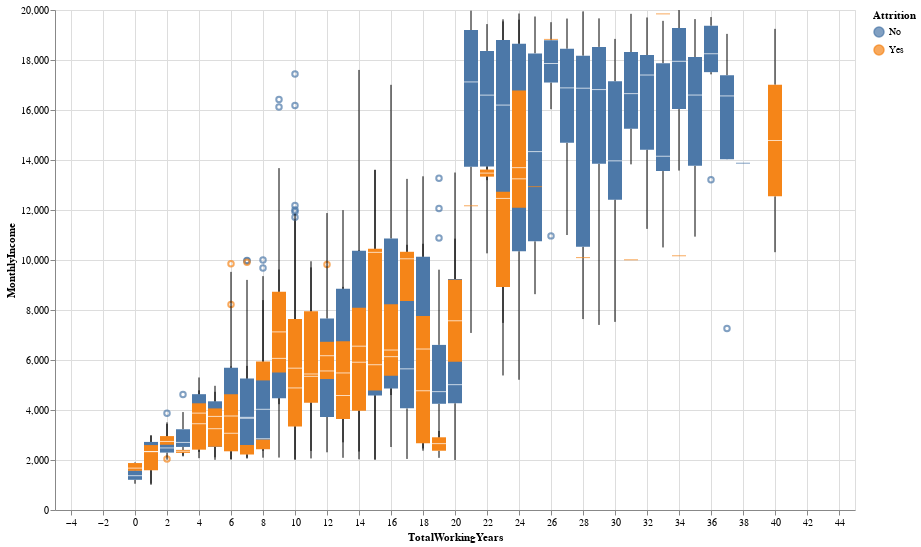

Notebook cell for this chart:
### Code cell
import altair as alt
from vega_datasets import data
alt.Chart(project).mark_boxplot().encode(x = 'TotalWorkingYears',y = 'MonthlyIncome',color = 'Attrition'
                                        ).properties(width = 800, height = 500)

### Figure 1 — Vega-Lite specification as saved in the notebook (floating-point values rounded to 4 significant figures; data arrays with more than 128 entries replaced by an {"elided": "..."} marker saying what was removed)
{"config": {"view": {"continuousWidth": 400, "continuousHeight": 300}}, "data": {"name": "data-d56409d1fc985d75e36546a72a57c270"}, "mark": "boxplot", "encoding": {"color": {"field": "Attrition", "type": "nominal"}, "x": {"field": "TotalWorkingYears", "type": "quantitative"}, "y": {"field": "MonthlyIncome", "type": "quantitative"}}, "height": 500, "width": 800, "$schema": "https://vega.github.io/schema/vega-lite/v4.17.0.json", "datasets": {"data-d56409d1fc985d75e36546a72a57c270": {"elided": "1470 records"}}}
